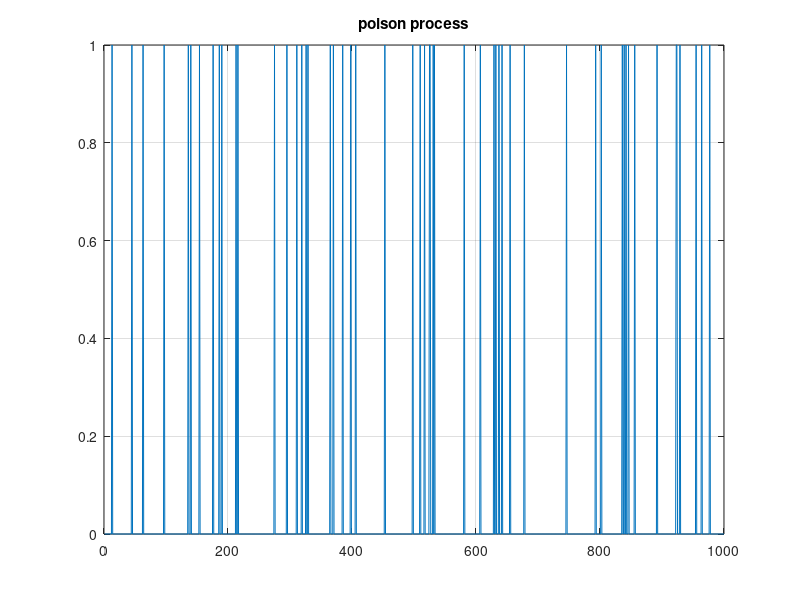
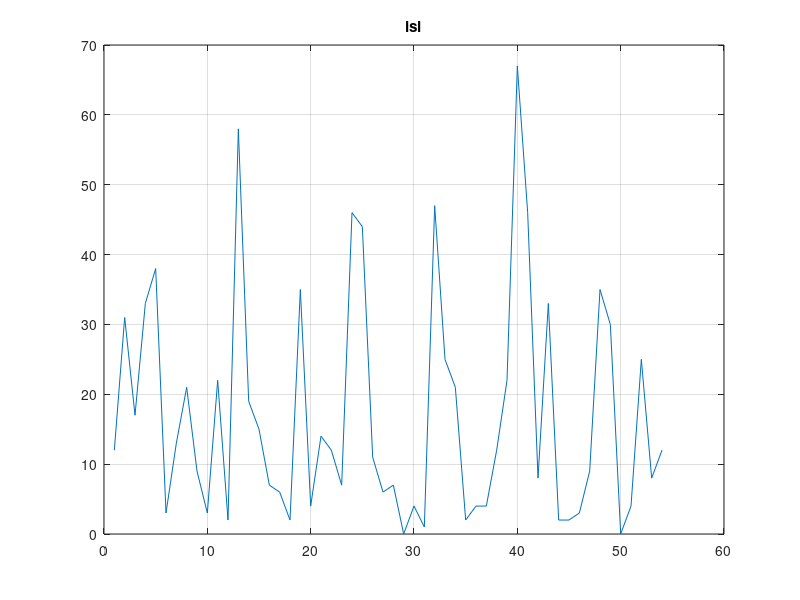
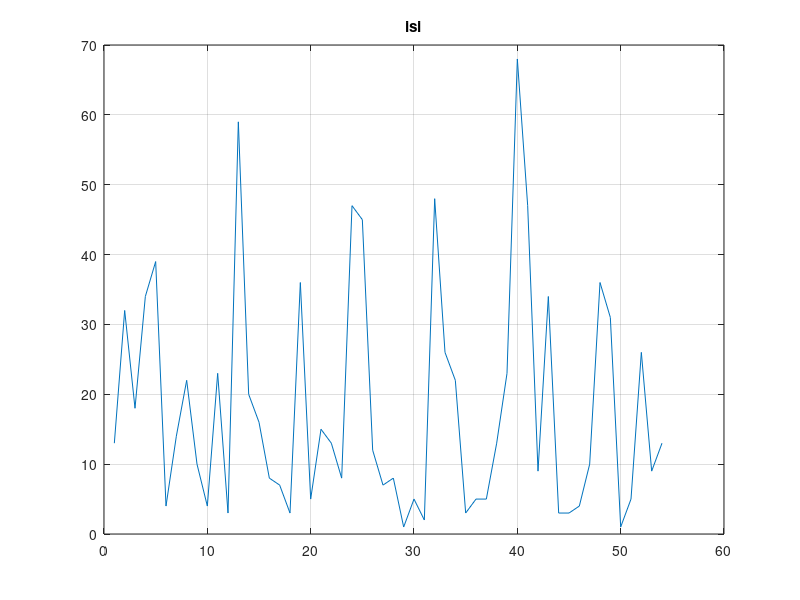
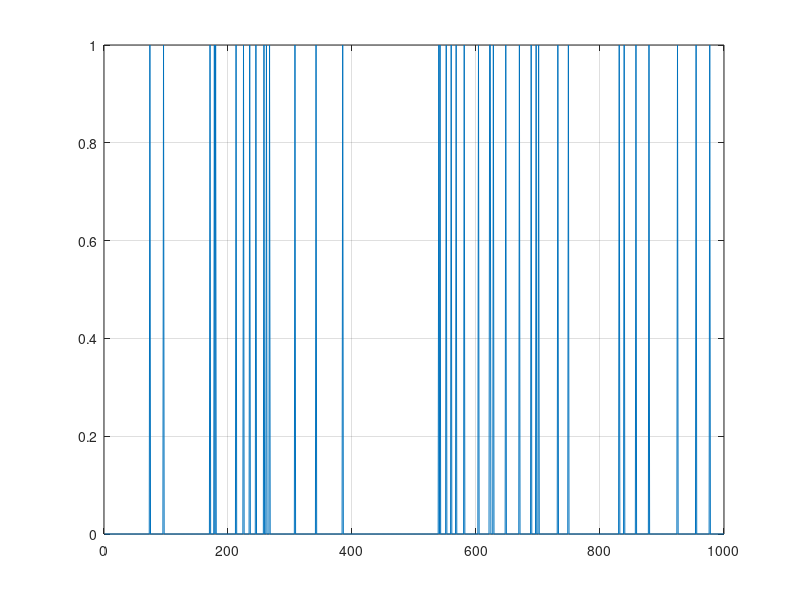

These charts were generated, in order, by the following MATLAB code:
function project
    lambda_t = randi([40,50], 1,1000);
  testing_poison = non_homo_poison(lambda_t, 1000);

  figure(1)
    plot(testing_poison);
    title('poison process');
  grid

  % testing inter spike interval
  isi = [];
  latest_spike_time = 0;
  inter_spike_value = 0;
  for i=1:1000
    if testing_poison(1,i) == 0
        inter_spike_value = inter_spike_value + 1;
    else
        isi = [isi, inter_spike_value];
        inter_spike_value = 0;
        latest_spike_time = i;
    end    
  end

  figure(21)
    plot(isi);
    title('isi');
  grid

  % second way to testing isi
  spike_times = [];
  spike_times = [spike_times, 0]; 
  for i=1:1000
    if testing_poison(1,i) == 1
        spike_times = [spike_times, i];
    end
  end
  isi = [];
  for i=1:length(spike_times)
    if i+1 <= length(spike_times)
        isi = [isi, spike_times(1,i+1) - spike_times(1,i)]; 
    end
  end
  figure(22)
    plot(isi);
    title('isi');
  grid



  % testing adarsh code
  
    adarsh_non_homo_poisson = adarsh_spk_gen_poss_nonhom(lambda_t,0,1,0.001); 

    figure(41)
        plot(adarsh_non_homo_poisson);
    grid

    % isi
     % testing inter spike interval
  isi = [];
  latest_spike_time = 0;
  inter_spike_value = 0;
  for i=1:1000
    if adarsh_non_homo_poisson(1,i) == 0
        inter_spike_value = inter_spike_value + 1;
    else
        isi = [isi, inter_spike_value];
        inter_spike_value = 0;
        latest_spike_time = i;
    end    
  end

  figure(42)
    plot(isi);
    title('isi');
  grid

  % second way to testing isi
  spike_times = [];
  spike_times = [spike_times, 0]; 
  for i=1:1000
    if adarsh_non_homo_poisson(1,i) == 1
        spike_times = [spike_times, i];
    end
  end
  isi = [];
  for i=1:length(spike_times)
    if i+1 <= length(spike_times)
        isi = [isi, spike_times(1,i+1) - spike_times(1,i)]; 
    end
  end
  figure(43)
    plot(isi);
    title('isi');
  grid


end % end of proj


function spike_train = non_homo_poison(spike_rate, period)
    data = zeros(1, period);
    rng('shuffle');
    for i=1:period
            x = rand;
            if x < 1 - exp(-(spike_rate(1,i) * 0.001))
                data(1,i) = 1;
            end
    end

    spike_train = data;
end

function spikeMat = adarsh_spk_gen_poss_nonhom(fr,tin,tout,dt)
    spk_mat=[];
    tSim=tout-tin;
    nBins=floor(tSim/dt);
    fprintf("nbins %d", nBins);
    spikeMat = zeros(1, nBins);
    rng('shuffle');
    for i=1:nBins
        if rand<=1-exp(-1*fr(1,i)*dt);
            spikeMat(1,i)=1;
        else
            spikeMat(1,i)=0;
        end
    end
    % spk_mat=find(spikeMat==1);
    end